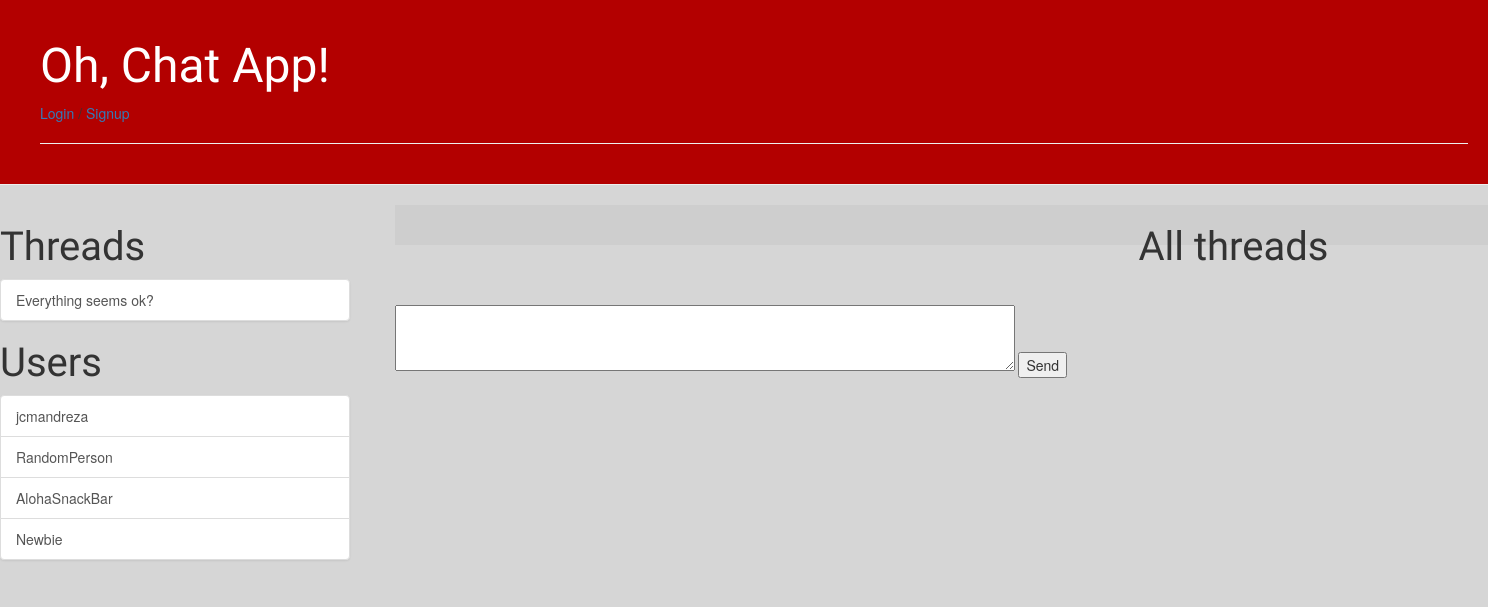
Page /thread/1/ on the earlier database version.
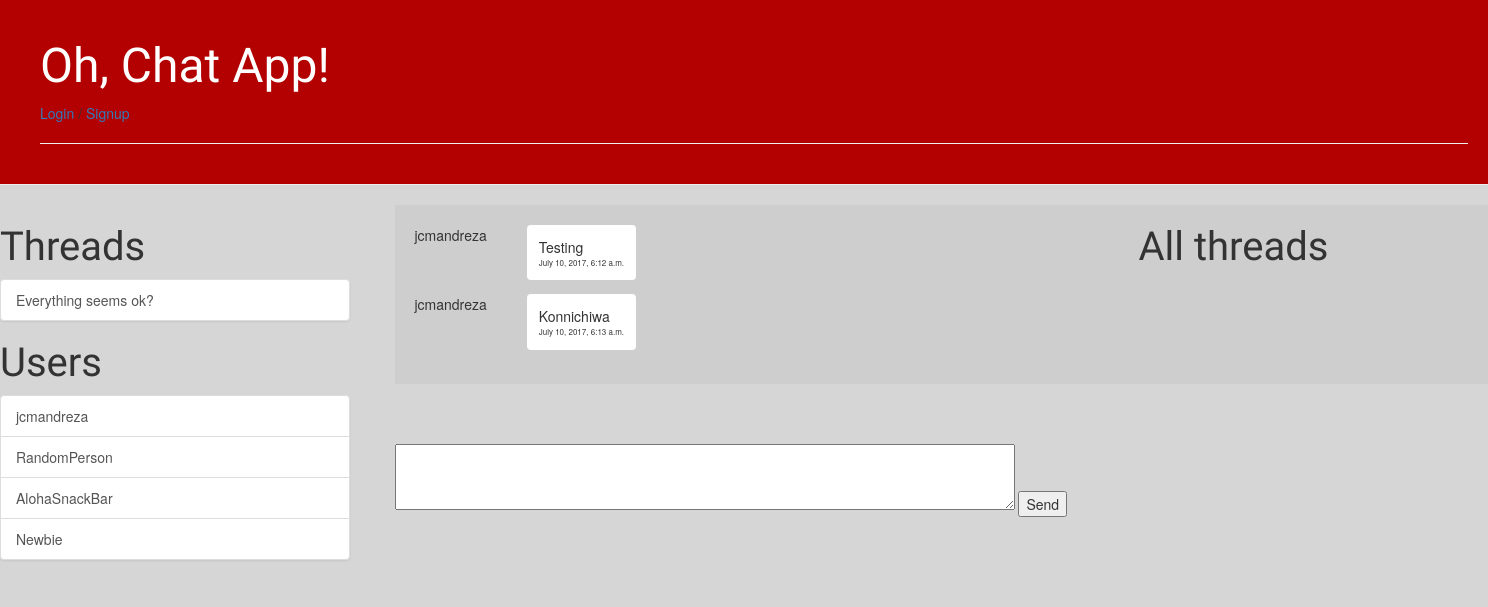
Same page on the later database version.
### messenger/models.py (models this page shows, shortened)
class MessageThread(models.Model):
    subject = models.CharField(max_length=255, blank=True)
    participants = models.ManyToManyField(User, related_name='message_threads')
    when_created = models.DateTimeField(auto_now_add=True)
    objects = ThreadManager()

class Profile(models.Model):
	first_name = models.CharField(max_length=30, blank = False)
	last_name = models.CharField(max_length=30, blank = False)
	owner = models.OneToOneField(User, related_name='profile')
	thread = models.ManyToManyField(MessageThread,
		related_name = '_thread', through = 'ProfileThread')

class Message(models.Model):
	sender = models.ForeignKey(User, related_name='sender')
	thread = models.ForeignKey(MessageThread, related_name='thread')
	content = models.TextField()
	when_created = models.DateTimeField(auto_now_add=True)
	objects = MessageManager()

### dashboard/views.py (the view)
# urls.py: url(r'^thread/(?P<pk>\d+)/$',thread_details, name='details'),
def thread_details(request, pk):
    thisthreads = get_object_or_404(MessageThread, pk=pk)
    context = {
        'threads': MessageThread.objects.all().order_by('-when_created'),
        'users' : Profile.objects.all(),
        'thisthreads':thisthreads,
        'messages': Message.objects.filter(thread=thisthreads).order_by('when_created'),
        'next_url': reverse('details', args=(pk,))
    }
    return render(request, 'dashboard/details.html', context=context)

### dashboard/templates/dashboard/details.html (shortened to what this page needs)
{% extends "dashboard/home.html" %}
{% load staticfiles %}
{% block extra_head %}
<link rel="stylesheet" href="{% static 'css/messages.css' %}">
{% endblock %}
{% block details %}
<div class="container">
	<div class="messages">
		{% for message in messages %}
        {% include "dashboard/messages_panel/message.html" %}
		{% endfor %}
	</div>
<br><br><br>
	<form action="{% url 'add_message' %}?next={{next_url}}" method="post">
		<textarea name="content" id="" rows="3" cols = "80%"></textarea>
		<button>Send</button>
	</form>
</div>
{% endblock %}

### dashboard/templates/dashboard/home.html (shortened to what this page needs)
{% extends 'dashboard/base.html' %}
{% block content %}
  <div class = "row">
        <div class="col-md-3">
            <h3> Threads</h3>
            <div class="list-group">
                {% for thread in threads %}
                    <a href="{% url 'details' pk=thread.pk %}"class="list-group-item">{{thread.subject}}</a>
                {% endfor %}
            </div>
            <h3> Users</h3>
            <div class="list-group">
                {% for user in users %}
                    <a href="{% url 'home' %}" class="list-group-item">{{user.owner}}</a>
                {% endfor %}
            </div>
        </div>
        <div class="col-md-6">
            {% block details %}{% endblock%}
        </div>
        <div class="col-md-3">
            <h3>All threads</h3>
        </div>
    </div>
{% endblock %}

### dashboard/templates/dashboard/messages_panel/message.html
<div class="message">
    <div class="user">
        {{message.sender}}
    </div>
    <div class="content">
        <div class="body">
            {{message.content}}
        </div>
        <div class="footer">
            {{ message.when_created}}
        </div>
    </div>
</div>

Differences in the rows shown:
added Message: sender "jcmandreza", content "Testing", when_created "July 10, 2017, 6:12 a.m."
added Message: sender "jcmandreza", content "Konnichiwa", when_created "July 10, 2017, 6:13 a.m."
